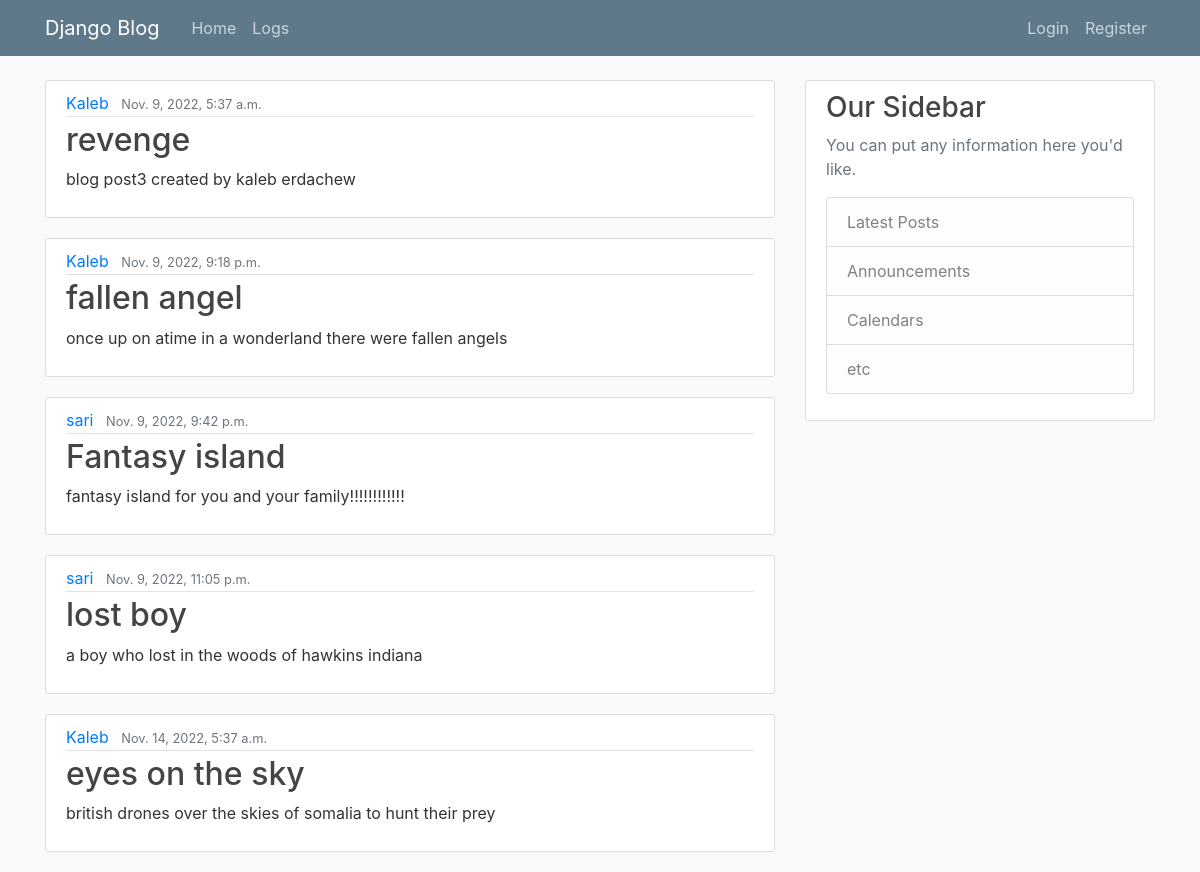
Screenshot of /blog/log/ with the database file from the repository.
### blog/models.py (models this page shows, shortened)
class post(models.Model):
    title=models.CharField(max_length=50)
    author=models.ForeignKey(User, on_delete=models.CASCADE)
    date_posted=models.DateTimeField(default=timezone.now)
    post_content=models.TextField(max_length=100)

### blog/views.py (the view)
# urls.py: path('log/',views.log,name='blog-log')
def log(request):
       items={
        'posts':post.objects.all()
     }
       return render(request, 'log.html',items)

### blog/templates/log.html
{% extends "base.html" %}
  {%block content%}
   {% for post in posts %}
  <article class="media content-section">
    <div class="media-body">
      <div class="article-metadata">
        <a class="mr-2" href="#">{{ post.author }}</a>
        <small class="text-muted">{{ post.date_posted }}</small>
      </div>
      <h2><a class="article-title" href="#">{{ post.title }}</a></h2>
      <p class="article-content">{{ post.post_content }}</p>
    </div>
  </article>
  {% endfor %}
  {%endblock content%}

### blog/templates/base.html (shortened to what this page needs)
{% load static %}
<!DOCTYPE html>
<html>
    <head>
    <link rel="stylesheet" href="https://cdn.jsdelivr.net/npm/bootstrap@4.0.0/dist/css/bootstrap.min.css">
     <link rel="stylesheet" type="text/css" href="{% static 'blog/main.css' %}">
    </head>
    <header class="site-header">
        <nav class="navbar navbar-expand-md navbar-dark bg-steel fixed-top">
          <div class="container">
            <a class="navbar-brand mr-4" href="{% url 'blog-home' %}">Django Blog</a>
            <div class="collapse navbar-collapse" id="navbarToggle">
              <div class="navbar-nav mr-auto">
                <a class="nav-item nav-link" href="{% url 'blog-home' %}">Home</a>
                <a class="nav-item nav-link" href="{% url 'blog-log' %}">Logs</a>
              </div>
              <div class="navbar-nav">
                <a class="nav-item nav-link" href="#">Login</a>
                <a class="nav-item nav-link" href="#">Register</a>
              </div>
            </div>
          </div>
        </nav>
      </header>
    <body>
        <main role="main" class="container">
            <div class="row">
              <div class="col-md-8">
                {% block content %}{% endblock %}
              </div>
              <div class="col-md-4">
                <div class="content-section">
                  <h3>Our Sidebar</h3>
                  <p class='text-muted'>You can put any information here you'd like.
                    <ul class="list-group">
                      <li class="list-group-item list-group-item-light">Latest Posts</li>
                      <li class="list-group-item list-group-item-light">Announcements</li>
                      <li class="list-group-item list-group-item-light">Calendars</li>
                      <li class="list-group-item list-group-item-light">etc</li>
                    </ul>
                  </p>
                </div>
              </div>
            </div>
          </main>
    </body>
    </html>

### blog/static/blog/main.css (style rules this page uses)
body { background: #fafafa; color: #333333; margin-top: 5rem; }
h1, h2, h3, h4, h5, h6 { color: #444444; }
ul { margin: 0; }
.bg-steel { background-color: #5f788a; }
.site-header .navbar-nav .nav-link { color: #cbd5db; }
.content-section { background: #ffffff; padding: 10px 20px; border: 1px solid #dddddd; border-radius: 3px; margin-bottom: 20px; }
.article-title { color: #444444; }
.article-content { white-space: pre-line; }
.article-metadata { padding-bottom: 1px; margin-bottom: 4px; border-bottom: 1px solid #e3e3e3 }

### rows the page displays
post: author "Kaleb", date_posted "Nov. 9, 2022, 5:37 a.m.", title "revenge", post_content "blog post3 created by kaleb erdachew"
post: author "Kaleb", date_posted "Nov. 9, 2022, 9:18 p.m.", title "fallen angel", post_content "once up on atime in a wonderland there were fallen angels"
post: author "sari", date_posted "Nov. 9, 2022, 9:42 p.m.", title "Fantasy island", post_content "fantasy island for you and your family!!!!!!!!!!!!"
post: author "sari", date_posted "Nov. 9, 2022, 11:05 p.m.", title "lost boy", post_content "a boy who lost in the woods of hawkins indiana"
post: author "Kaleb", date_posted "Nov. 14, 2022, 5:37 a.m.", title "eyes on the sky", post_content "british drones over the skies of somalia to hunt their prey"
